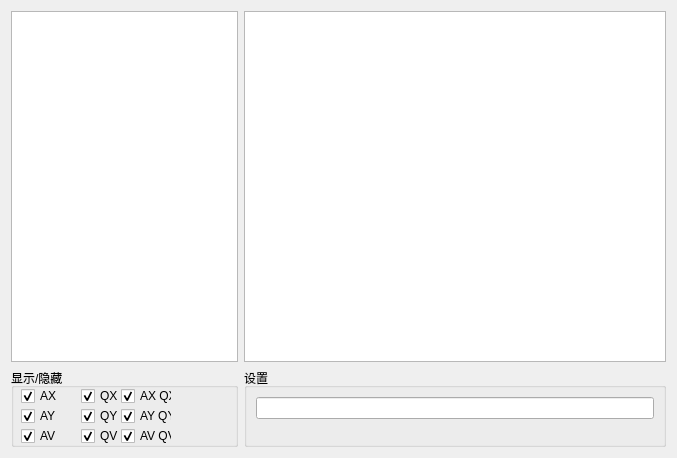
<?xml version="1.0" encoding="UTF-8"?>
<ui version="4.0">
 <class>BalancingPlot</class>
 <widget class="QWidget" name="BalancingPlot">
  <property name="geometry">
   <rect>
    <x>0</x>
    <y>0</y>
    <width>677</width>
    <height>458</height>
   </rect>
  </property>
  <property name="windowTitle">
   <string>Form</string>
  </property>
  <layout class="QVBoxLayout" name="verticalLayout">
   <item>
    <layout class="QGridLayout" name="gridLayout" rowstretch="40,9" columnstretch="7,13">
     <item row="0" column="0">
      <widget class="QTableWidget" name="plotTable"/>
     </item>
     <item row="0" column="1">
      <widget class="QGraphicsView" name="graphicsView">
       <property name="enabled">
        <bool>true</bool>
       </property>
       <property name="sizePolicy">
        <sizepolicy hsizetype="Expanding" vsizetype="Expanding">
         <horstretch>0</horstretch>
         <verstretch>0</verstretch>
        </sizepolicy>
       </property>
      </widget>
     </item>
     <item row="1" column="1">
      <widget class="QGroupBox" name="groupBox_2">
       <property name="title">
        <string>设置</string>
       </property>
       <layout class="QVBoxLayout" name="verticalLayout_2" stretch="0,2">
        <item>
         <widget class="QLineEdit" name="lineEdit"/>
        </item>
        <item>
         <layout class="QHBoxLayout" name="horizontalLayout_3"/>
        </item>
       </layout>
      </widget>
     </item>
     <item row="1" column="0">
      <widget class="QGroupBox" name="groupBox">
       <property name="title">
        <string>显示/隐藏</string>
       </property>
       <property name="checkable">
        <bool>false</bool>
       </property>
       <widget class="QCheckBox" name="AXcheckBox">
        <property name="geometry">
         <rect>
          <x>10</x>
          <y>20</y>
          <width>41</width>
          <height>16</height>
         </rect>
        </property>
        <property name="text">
         <string>AX</string>
        </property>
        <property name="checked">
         <bool>true</bool>
        </property>
       </widget>
       <widget class="QCheckBox" name="QXcheckBox">
        <property name="geometry">
         <rect>
          <x>70</x>
          <y>20</y>
          <width>41</width>
          <height>16</height>
         </rect>
        </property>
        <property name="text">
         <string>QX</string>
        </property>
        <property name="checked">
         <bool>true</bool>
        </property>
       </widget>
       <widget class="QCheckBox" name="QYcheckBox">
        <property name="geometry">
         <rect>
          <x>70</x>
          <y>40</y>
          <width>41</width>
          <height>16</height>
         </rect>
        </property>
        <property name="text">
         <string>QY</string>
        </property>
        <property name="checked">
         <bool>true</bool>
        </property>
       </widget>
       <widget class="QCheckBox" name="AYcheckBox">
        <property name="geometry">
         <rect>
          <x>10</x>
          <y>40</y>
          <width>41</width>
          <height>16</height>
         </rect>
        </property>
        <property name="text">
         <string>AY</string>
        </property>
        <property name="checked">
         <bool>true</bool>
        </property>
       </widget>
       <widget class="QCheckBox" name="AVcheckBox">
        <property name="geometry">
         <rect>
          <x>10</x>
          <y>60</y>
          <width>41</width>
          <height>16</height>
         </rect>
        </property>
        <property name="text">
         <string>AV</string>
        </property>
        <property name="checked">
         <bool>true</bool>
        </property>
       </widget>
       <widget class="QCheckBox" name="QVcheckBox">
        <property name="geometry">
         <rect>
          <x>70</x>
          <y>60</y>
          <width>41</width>
          <height>16</height>
         </rect>
        </property>
        <property name="text">
         <string>QV</string>
        </property>
        <property name="checked">
         <bool>true</bool>
        </property>
       </widget>
       <widget class="QCheckBox" name="AXQXcheckBox">
        <property name="geometry">
         <rect>
          <x>110</x>
          <y>20</y>
          <width>51</width>
          <height>16</height>
         </rect>
        </property>
        <property name="text">
         <string>AX QX</string>
        </property>
        <property name="checked">
         <bool>true</bool>
        </property>
       </widget>
       <widget class="QCheckBox" name="AYQYcheckBox">
        <property name="geometry">
         <rect>
          <x>110</x>
          <y>40</y>
          <width>51</width>
          <height>16</height>
         </rect>
        </property>
        <property name="text">
         <string>AY QY</string>
        </property>
        <property name="checked">
         <bool>true</bool>
        </property>
       </widget>
       <widget class="QCheckBox" name="AVQVcheckBox">
        <property name="geometry">
         <rect>
          <x>110</x>
          <y>60</y>
          <width>51</width>
          <height>16</height>
         </rect>
        </property>
        <property name="text">
         <string>AV QV</string>
        </property>
        <property name="checked">
         <bool>true</bool>
        </property>
       </widget>
      </widget>
     </item>
    </layout>
   </item>
  </layout>
 </widget>
 <resources/>
 <connections/>
</ui>
